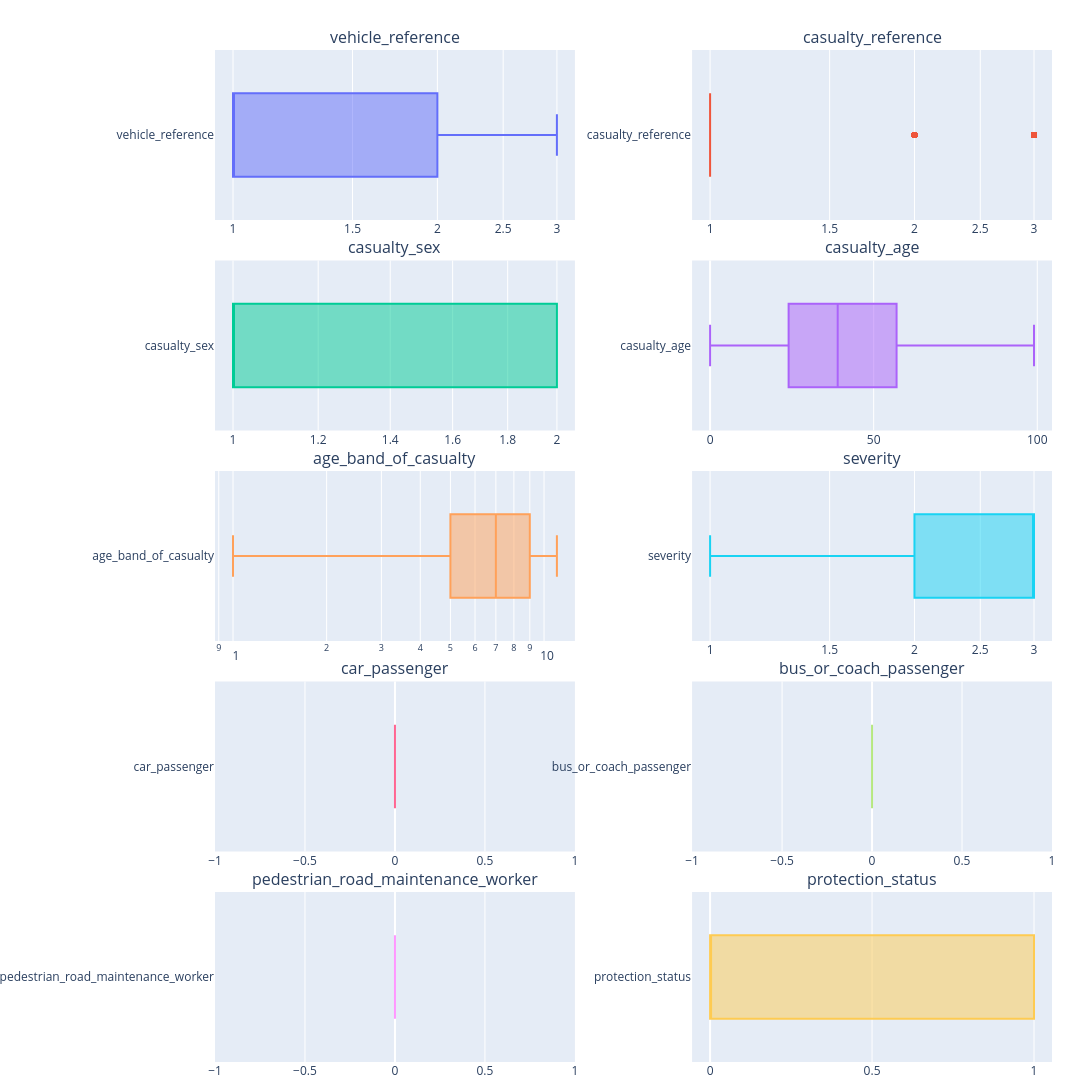

Source (notebook cell):
### Code cell
# Import Plotly Graph Objects
# بنستخدمه عشان ننشئ الـ Box Plot نفسه
import plotly.graph_objects as go
from plotly.subplots import make_subplots

numeric_cols = df.select_dtypes(include='number').columns

rows = (len(numeric_cols) + 1) // 2


# إنشاء الـ Subplots
fig = make_subplots(

    # عدد الصفوف في الشكل
    rows=rows,
    cols=2,
    subplot_titles=numeric_cols,
    horizontal_spacing=0.14,
    vertical_spacing=0.04
)

for i, column in enumerate(numeric_cols):
    row = i // 2 + 1
    col = i % 2 + 1
    fig.add_trace(

        go.Box(
            x=df[column],
            name=column,
            orientation='h',
            boxpoints='outliers'
        ),
        row=row,
        col=col
    )
    if (df[column] > 0).all():
        fig.update_xaxes(
            type='log',
            row=row,
            col=col
        )
fig.update_layout(
    width=1400,
    height=rows * 250,
    showlegend=False,
    margin=dict(
        l=0,
        r=40,
        t=50,
        b=30
    )
)

fig.show()

### Figure 1 — Plotly figure (JSON) as saved in the notebook; plotly's stock layout.template omitted (floating-point values rounded to 4 significant figures; data arrays with more than 128 entries replaced by an {"elided": "..."} marker saying what was removed)
{"data": [{"boxpoints": "outliers", "name": "vehicle_reference", "orientation": "h", "type": "box", "x": {"elided": "20789 int values"}, "xaxis": "x", "yaxis": "y"}, {"boxpoints": "outliers", "name": "casualty_reference", "orientation": "h", "type": "box", "x": {"elided": "20789 int values"}, "xaxis": "x2", "yaxis": "y2"}, {"boxpoints": "outliers", "name": "casualty_sex", "orientation": "h", "type": "box", "x": {"elided": "20789 int values"}, "xaxis": "x3", "yaxis": "y3"}, {"boxpoints": "outliers", "name": "casualty_age", "orientation": "h", "type": "box", "x": {"elided": "20789 int values"}, "xaxis": "x4", "yaxis": "y4"}, {"boxpoints": "outliers", "name": "age_band_of_casualty", "orientation": "h", "type": "box", "x": {"elided": "20789 int values"}, "xaxis": "x5", "yaxis": "y5"}, {"boxpoints": "outliers", "name": "severity", "orientation": "h", "type": "box", "x": {"elided": "20789 int values"}, "xaxis": "x6", "yaxis": "y6"}, {"boxpoints": "outliers", "name": "car_passenger", "orientation": "h", "type": "box", "x": {"elided": "20789 int values"}, "xaxis": "x7", "yaxis": "y7"}, {"boxpoints": "outliers", "name": "bus_or_coach_passenger", "orientation": "h", "type": "box", "x": {"elided": "20789 int values"}, "xaxis": "x8", "yaxis": "y8"}, {"boxpoints": "outliers", "name": "pedestrian_road_maintenance_worker", "orientation": "h", "type": "box", "x": {"elided": "20789 int values"}, "xaxis": "x9", "yaxis": "y9"}, {"boxpoints": "outliers", "name": "protection_status", "orientation": "h", "type": "box", "x": {"elided": "20789 int values"}, "xaxis": "x10", "yaxis": "y10"}], "layout": {"annotations": [{"font": {"size": 16}, "showarrow": false, "text": "vehicle_reference", "x": 0.215, "xanchor": "center", "xref": "paper", "y": 1, "yanchor": "bottom", "yref": "paper"}, {"font": {"size": 16}, "showarrow": false, "text": "casualty_reference", "x": 0.785, "xanchor": "center", "xref": "paper", "y": 1, "yanchor": "bottom", "yref": "paper"}, {"font": {"size": 16}, "showarrow": false, "text": "casualty_sex", "x": 0.215, "xanchor": "center", "xref": "paper", "y": 0.792, "yanchor": "bottom", "yref": "paper"}, {"font": {"size": 16}, "showarrow": false, "text": "casualty_age", "x": 0.785, "xanchor": "center", "xref": "paper", "y": 0.792, "yanchor": "bottom", "yref": "paper"}, {"font": {"size": 16}, "showarrow": false, "text": "age_band_of_casualty", "x": 0.215, "xanchor": "center", "xref": "paper", "y": 0.584, "yanchor": "bottom", "yref": "paper"}, {"font": {"size": 16}, "showarrow": false, "text": "severity", "x": 0.785, "xanchor": "center", "xref": "paper", "y": 0.584, "yanchor": "bottom", "yref": "paper"}, {"font": {"size": 16}, "showarrow": false, "text": "car_passenger", "x": 0.215, "xanchor": "center", "xref": "paper", "y": 0.376, "yanchor": "bottom", "yref": "paper"}, {"font": {"size": 16}, "showarrow": false, "text": "bus_or_coach_passenger", "x": 0.785, "xanchor": "center", "xref": "paper", "y": 0.376, "yanchor": "bottom", "yref": "paper"}, {"font": {"size": 16}, "showarrow": false, "text": "pedestrian_road_maintenance_worker", "x": 0.215, "xanchor": "center", "xref": "paper", "y": 0.168, "yanchor": "bottom", "yref": "paper"}, {"font": {"size": 16}, "showarrow": false, "text": "protection_status", "x": 0.785, "xanchor": "center", "xref": "paper", "y": 0.168, "yanchor": "bottom", "yref": "paper"}], "height": 1250, "margin": {"b": 30, "l": 0, "r": 40, "t": 50}, "showlegend": false, "width": 1400, "xaxis": {"anchor": "y", "domain": [0, 0.43], "type": "log"}, "xaxis10": {"anchor": "y10", "domain": [0.57, 1]}, "xaxis2": {"anchor": "y2", "domain": [0.57, 1], "type": "log"}, "xaxis3": {"anchor": "y3", "domain": [0, 0.43], "type": "log"}, "xaxis4": {"anchor": "y4", "domain": [0.57, 1]}, "xaxis5": {"anchor": "y5", "domain": [0, 0.43], "type": "log"}, "xaxis6": {"anchor": "y6", "domain": [0.57, 1], "type": "log"}, "xaxis7": {"anchor": "y7", "domain": [0, 0.43]}, "xaxis8": {"anchor": "y8", "domain": [0.57, 1]}, "xaxis9": {"anchor": "y9", "domain": [0, 0.43]}, "yaxis": {"anchor": "x", "domain": [0.832, 1]}, "yaxis10": {"anchor": "x10", "domain": [0, 0.168]}, "yaxis2": {"anchor": "x2", "domain": [0.832, 1]}, "yaxis3": {"anchor": "x3", "domain": [0.624, 0.792]}, "yaxis4": {"anchor": "x4", "domain": [0.624, 0.792]}, "yaxis5": {"anchor": "x5", "domain": [0.416, 0.584]}, "yaxis6": {"anchor": "x6", "domain": [0.416, 0.584]}, "yaxis7": {"anchor": "x7", "domain": [0.208, 0.376]}, "yaxis8": {"anchor": "x8", "domain": [0.208, 0.376]}, "yaxis9": {"anchor": "x9", "domain": [0, 0.168]}}}
